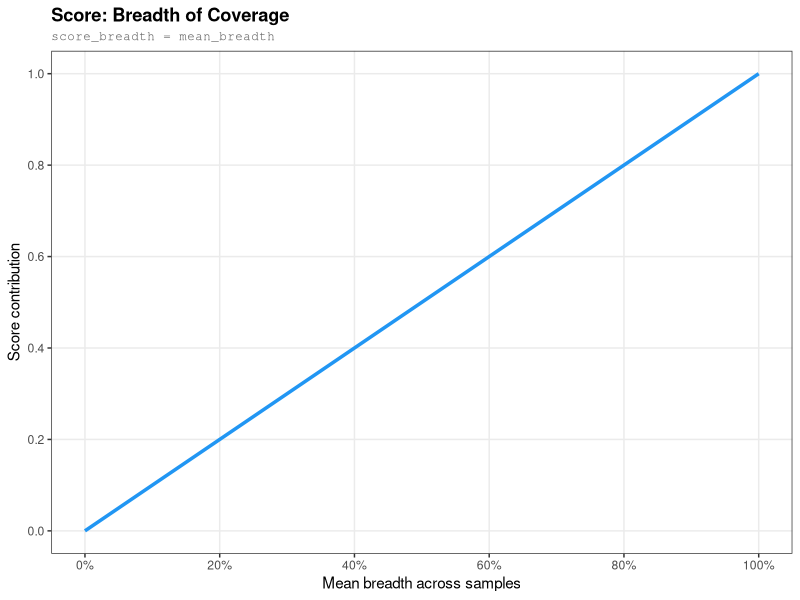
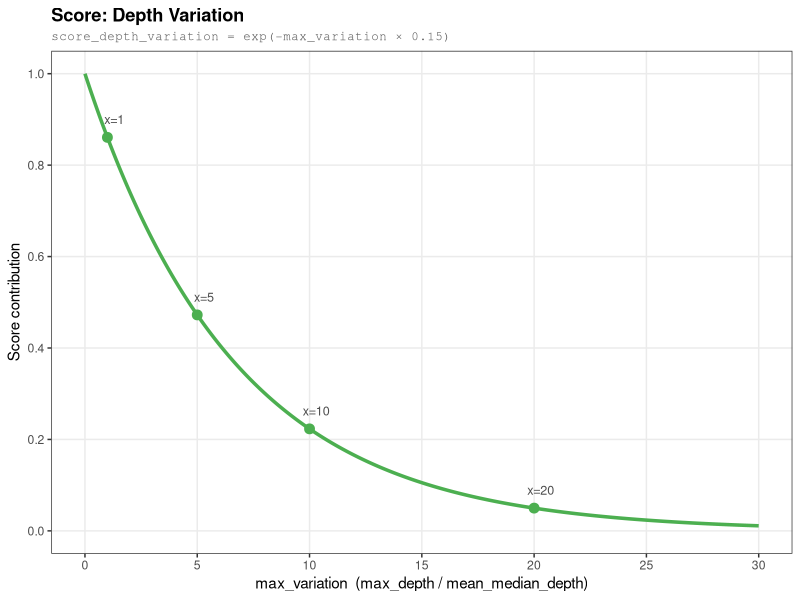
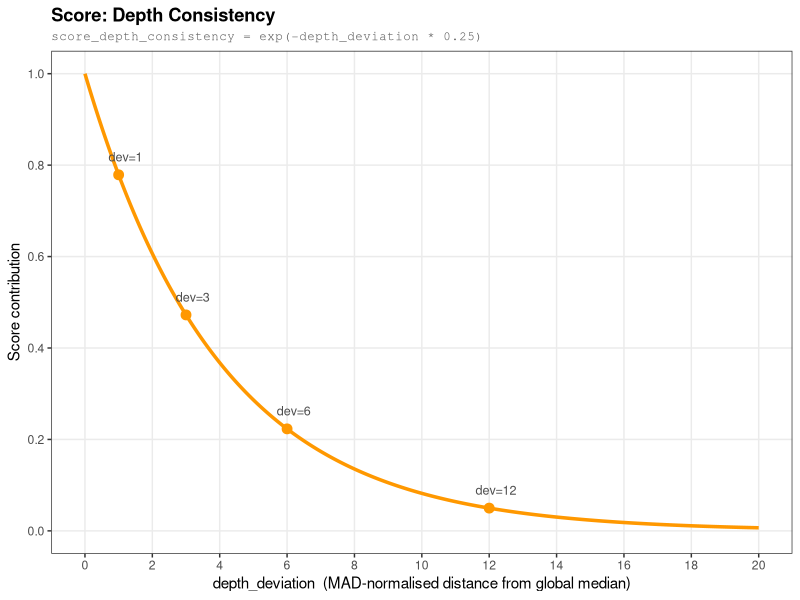

The R script that drew these images, in order:
library(ggplot2)
library(dplyr)
library(tidyr)

# ─────────────────────────────────────────────────────────────────────────────
# Output
# ─────────────────────────────────────────────────────────────────────────────

args <- commandArgs(trailingOnly = TRUE)
output_dir <- if (length(args) >= 1) args[1] else "scg_plots"
dir.create(output_dir, showWarnings = FALSE, recursive = TRUE)

# ─────────────────────────────────────────────────────────────────────────────
# Scoring parameters (must match determine_scg_ranking.py)
# ─────────────────────────────────────────────────────────────────────────────

depth_variance_decay    <- 0.15
depth_consistency_decay <- 0.25

# ─────────────────────────────────────────────────────────────────────────────
# Component 1: Breadth
# score_breadth = mean_breadth  (identity — breadth is already 0–1)
# ─────────────────────────────────────────────────────────────────────────────

breadth_df <- tibble(
  breadth = seq(0, 1, length.out = 500),
  score   = breadth
)

p_breadth <- ggplot(breadth_df, aes(x = breadth, y = score)) +
  geom_line(colour = "#2196F3", linewidth = 1.2) +
  scale_x_continuous(labels = scales::percent_format(), breaks = seq(0, 1, 0.2)) +
  scale_y_continuous(limits = c(0, 1), breaks = seq(0, 1, 0.2)) +
  labs(
    title    = "Score: Breadth of Coverage",
    subtitle = "score_breadth = mean_breadth",
    x        = "Mean breadth across samples",
    y        = "Score contribution"
  ) +
  theme_minimal(base_size = 12) +
  theme_bw() +
  theme(
    panel.grid.minor = element_blank(),
    plot.title       = element_text(face = "bold"),
    plot.subtitle    = element_text(colour = "grey40", family = "mono", size = 9)
  )

# ─────────────────────────────────────────────────────────────────────────────
# Component 2: Depth Variation
# score_depth_variation = exp(-max_variation * 0.3)
# max_variation = max_depth / mean_median_depth
# ─────────────────────────────────────────────────────────────────────────────

variation_df <- tibble(
  max_variation = seq(0, 30, length.out = 500),
  score         = exp(-max_variation * depth_variance_decay)
)

# Annotate a few reference points
variation_refs <- tibble(
  max_variation = c(1, 5, 10, 20),
  score         = exp(-c(1, 5, 10, 20) * depth_variance_decay),
  label         = paste0("x=", c(1, 5, 10, 20))
)

p_variation <- ggplot(variation_df, aes(x = max_variation, y = score)) +
  geom_line(colour = "#4CAF50", linewidth = 1.2) +
  geom_point(data = variation_refs, size = 3, colour = "#4CAF50") +
  geom_text(data = variation_refs, aes(label = label),
            nudge_y = 0.04, nudge_x = 0.3, size = 3.2, colour = "grey30") +
  scale_y_continuous(limits = c(0, 1), breaks = seq(0, 1, 0.2)) +
  scale_x_continuous(breaks = seq(0, 30, 5)) +
  labs(
    title    = "Score: Depth Variation",
    subtitle = paste0("score_depth_variation = exp(-max_variation \u00d7 ", depth_variance_decay, ")"),
    x        = "max_variation  (max_depth / mean_median_depth)",
    y        = "Score contribution"
  ) +
  theme_minimal(base_size = 12) +
  theme_bw() +
  theme(
    panel.grid.minor = element_blank(),
    plot.title       = element_text(face = "bold"),
    plot.subtitle    = element_text(colour = "grey40", family = "mono", size = 9)
  )

# ─────────────────────────────────────────────────────────────────────────────
# Component 3: Depth Consistency
# depth_deviation = |median_depth_scg - global_median| / (global_MAD + eps)
# score_depth_consistency = exp(-depth_deviation / 3)
# ─────────────────────────────────────────────────────────────────────────────

consistency_df <- tibble(
  depth_deviation = seq(0, 20, length.out = 500),
  score           = exp(-depth_deviation * depth_consistency_decay)
)

consistency_refs <- tibble(
  depth_deviation = c(1, 3, 6, 12),
  score           = exp(-c(1, 3, 6, 12) * depth_consistency_decay),
  label           = paste0("dev=", c(1, 3, 6, 12))
)

p_consistency <- ggplot(consistency_df, aes(x = depth_deviation, y = score)) +
  geom_line(colour = "#FF9800", linewidth = 1.2) +
  geom_point(data = consistency_refs, size = 3, colour = "#FF9800") +
  geom_text(data = consistency_refs, aes(label = label),
            nudge_y = 0.04, nudge_x = 0.2, size = 3.2, colour = "grey30") +
  scale_y_continuous(limits = c(0, 1), breaks = seq(0, 1, 0.2)) +
  scale_x_continuous(breaks = seq(0, 20, 2)) +
  labs(
    title    = "Score: Depth Consistency",
    subtitle = paste0("score_depth_consistency = exp(-depth_deviation * ", depth_consistency_decay, ")"),
    x        = "depth_deviation  (MAD-normalised distance from global median)",
    y        = "Score contribution"
  ) +
  theme_minimal(base_size = 12) +
  theme_bw() +
  theme(
    panel.grid.minor = element_blank(),
    plot.title       = element_text(face = "bold"),
    plot.subtitle    = element_text(colour = "grey40", family = "mono", size = 9)
  )

# ─────────────────────────────────────────────────────────────────────────────
# Save individual plots
# ─────────────────────────────────────────────────────────────────────────────

ggsave(file.path(output_dir, "curve_breadth.png"),      p_breadth,      width = 7, height = 5, dpi = 150)
ggsave(file.path(output_dir, "curve_depth_variation.png"),   p_variation,    width = 7, height = 5, dpi = 150)
ggsave(file.path(output_dir, "curve_depth_consistency.png"), p_consistency,  width = 7, height = 5, dpi = 150)
